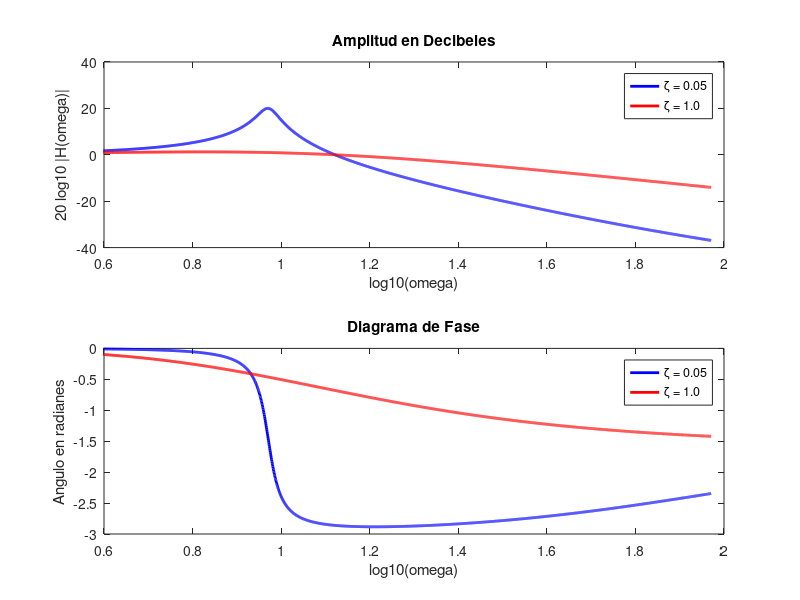

Recreate this plot in MATLAB.
# LABORATORIO 6
# EJERCICIO 2
# =====================================================================

# DATA

M = 800;
k = 7*10^4;

w0 = sqrt(k/M);

# =====================================================================

# Frequency Range

w=[0:1/64:10*w0];

zeta1 = 0.05;
zeta2 = 1.00;

# Frequency Response

H1 = (w0.^2 + (2*zeta1*w0*i).*w)./((i.*w).^2 +(2*zeta1*w0*i).*w + w0.^2);
H2 = (w0.^2 + (2*zeta2*w0*i).*w)./((i.*w).^2 +(2*zeta2*w0*i).*w + w0.^2);

# Bode Diagram Amplitude

x = log10(w);
y1 = 20.*log10(abs(H1));
y2 = 20.*log10(abs(H2));

subplot(2,1,1);
plot(x,y1,'b', "linewidth", 2,x,y2,'r', "linewidth", 2);
title('Amplitud en Decibeles')
legend('\zeta = 0.05' ,'\zeta = 1.0')
xlim([0.6,2]);
ylim([-40,40]);
xlabel('log10(omega)');
ylabel('20 log10 |H(omega)|');

# Bode Diagram Phase

theta1 = angle(H1);
theta2 = angle(H2);

subplot(2,1,2);
plot(x,theta1,'b', "linewidth", 2,x,theta2,'r', "linewidth", 2);
title('Diagrama de Fase')
legend('\zeta = 0.05' ,'\zeta = 1.0')
xlim([0.6,2]);
ylim([-3,0]);
xlabel('log10(omega)');
ylabel('Angulo en radianes');

# =====================================================================
